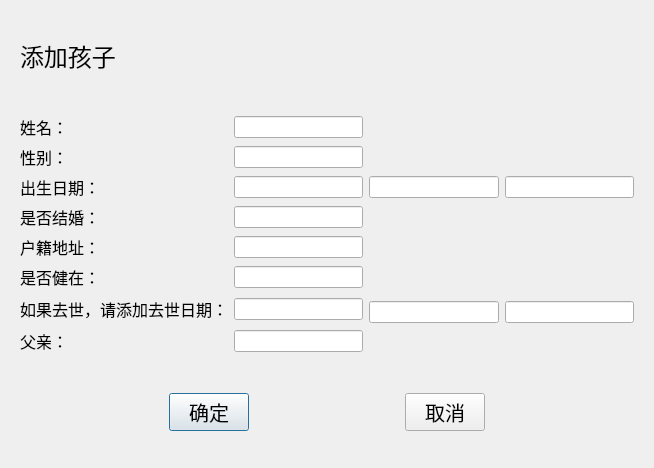
<?xml version="1.0" encoding="UTF-8"?>
<ui version="4.0">
 <class>ShowAddChildDialog</class>
 <widget class="QDialog" name="ShowAddChildDialog">
  <property name="geometry">
   <rect>
    <x>0</x>
    <y>0</y>
    <width>654</width>
    <height>468</height>
   </rect>
  </property>
  <property name="windowTitle">
   <string>Dialog</string>
  </property>
  <layout class="QVBoxLayout" name="verticalLayout">
   <item>
    <widget class="QWidget" name="widget" native="true">
     <layout class="QGridLayout" name="gridLayout_2">
      <item row="0" column="0">
       <widget class="QLabel" name="label">
        <property name="font">
         <font>
          <pointsize>18</pointsize>
         </font>
        </property>
        <property name="text">
         <string>添加孩子</string>
        </property>
       </widget>
      </item>
     </layout>
    </widget>
   </item>
   <item>
    <widget class="QWidget" name="widget_2" native="true">
     <layout class="QGridLayout" name="gridLayout">
      <item row="0" column="0">
       <widget class="QLabel" name="label_2">
        <property name="font">
         <font>
          <pointsize>12</pointsize>
         </font>
        </property>
        <property name="text">
         <string>姓名： </string>
        </property>
       </widget>
      </item>
      <item row="0" column="2">
       <widget class="QLineEdit" name="le_name"/>
      </item>
      <item row="1" column="0">
       <widget class="QLabel" name="label_3">
        <property name="font">
         <font>
          <pointsize>12</pointsize>
         </font>
        </property>
        <property name="text">
         <string>性别：</string>
        </property>
       </widget>
      </item>
      <item row="1" column="2">
       <widget class="QLineEdit" name="le_sex"/>
      </item>
      <item row="2" column="0">
       <widget class="QLabel" name="label_4">
        <property name="font">
         <font>
          <pointsize>12</pointsize>
         </font>
        </property>
        <property name="text">
         <string>出生日期：</string>
        </property>
       </widget>
      </item>
      <item row="2" column="2">
       <widget class="QLineEdit" name="le_birth_year"/>
      </item>
      <item row="2" column="3">
       <widget class="QLineEdit" name="le_birth_month"/>
      </item>
      <item row="3" column="0">
       <widget class="QLabel" name="label_5">
        <property name="font">
         <font>
          <pointsize>12</pointsize>
         </font>
        </property>
        <property name="text">
         <string>是否结婚：</string>
        </property>
       </widget>
      </item>
      <item row="3" column="2">
       <widget class="QLineEdit" name="le_marriage"/>
      </item>
      <item row="4" column="0">
       <widget class="QLabel" name="label_6">
        <property name="font">
         <font>
          <pointsize>12</pointsize>
         </font>
        </property>
        <property name="text">
         <string>户籍地址：</string>
        </property>
       </widget>
      </item>
      <item row="4" column="2">
       <widget class="QLineEdit" name="le_address"/>
      </item>
      <item row="5" column="0">
       <widget class="QLabel" name="label_7">
        <property name="font">
         <font>
          <pointsize>12</pointsize>
         </font>
        </property>
        <property name="text">
         <string>是否健在：</string>
        </property>
       </widget>
      </item>
      <item row="6" column="0" rowspan="2" colspan="2">
       <widget class="QLabel" name="label_8">
        <property name="font">
         <font>
          <pointsize>12</pointsize>
         </font>
        </property>
        <property name="text">
         <string>如果去世，请添加去世日期：</string>
        </property>
       </widget>
      </item>
      <item row="6" column="2" rowspan="2">
       <widget class="QLineEdit" name="le_die_year"/>
      </item>
      <item row="8" column="0">
       <widget class="QLabel" name="label_9">
        <property name="font">
         <font>
          <pointsize>12</pointsize>
         </font>
        </property>
        <property name="text">
         <string>父亲：</string>
        </property>
       </widget>
      </item>
      <item row="5" column="2">
       <widget class="QLineEdit" name="le_live"/>
      </item>
      <item row="8" column="2">
       <widget class="QLineEdit" name="le_father"/>
      </item>
      <item row="7" column="4">
       <widget class="QLineEdit" name="le_die_day"/>
      </item>
      <item row="7" column="3">
       <widget class="QLineEdit" name="le_die_month"/>
      </item>
      <item row="2" column="4">
       <widget class="QLineEdit" name="le_birth_day"/>
      </item>
     </layout>
    </widget>
   </item>
   <item>
    <widget class="QWidget" name="widget_3" native="true">
     <layout class="QHBoxLayout" name="horizontalLayout">
      <item>
       <spacer name="horizontalSpacer_3">
        <property name="orientation">
         <enum>Qt::Horizontal</enum>
        </property>
        <property name="sizeHint" stdset="0">
         <size>
          <width>145</width>
          <height>20</height>
         </size>
        </property>
       </spacer>
      </item>
      <item>
       <widget class="QPushButton" name="pushButton">
        <property name="font">
         <font>
          <pointsize>15</pointsize>
         </font>
        </property>
        <property name="text">
         <string>确定</string>
        </property>
       </widget>
      </item>
      <item>
       <spacer name="horizontalSpacer">
        <property name="orientation">
         <enum>Qt::Horizontal</enum>
        </property>
        <property name="sizeHint" stdset="0">
         <size>
          <width>145</width>
          <height>20</height>
         </size>
        </property>
       </spacer>
      </item>
      <item>
       <widget class="QPushButton" name="pushButton_2">
        <property name="font">
         <font>
          <pointsize>15</pointsize>
         </font>
        </property>
        <property name="text">
         <string>取消</string>
        </property>
       </widget>
      </item>
      <item>
       <spacer name="horizontalSpacer_2">
        <property name="orientation">
         <enum>Qt::Horizontal</enum>
        </property>
        <property name="sizeHint" stdset="0">
         <size>
          <width>145</width>
          <height>20</height>
         </size>
        </property>
       </spacer>
      </item>
     </layout>
    </widget>
   </item>
  </layout>
 </widget>
 <resources/>
 <connections/>
</ui>
